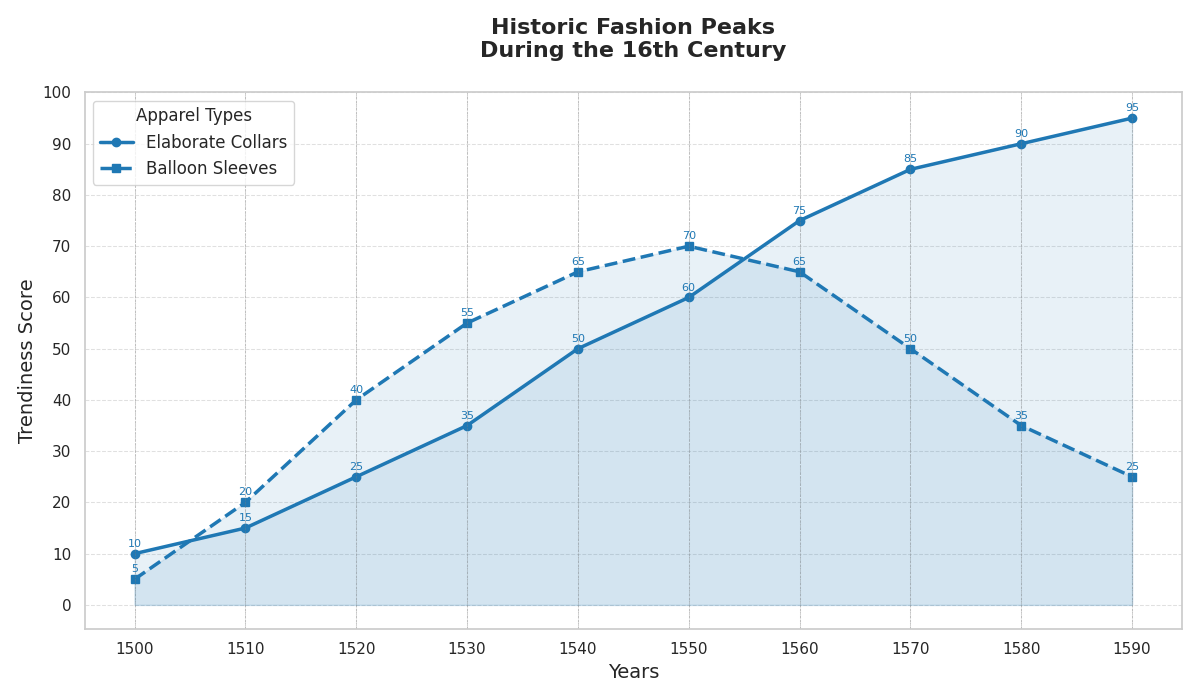

Write the Python code that produced this figure.
import matplotlib.pyplot as plt
import numpy as np

decades = np.arange(1500, 1600, 10)

ruff_collars = [10, 15, 25, 35, 50, 60, 75, 85, 90, 95]
puffed_sleeves = [5, 20, 40, 55, 65, 70, 65, 50, 35, 25]

fig, ax = plt.subplots(figsize=(12, 7))
single_color = '#1f78b4'

ax.plot(decades, ruff_collars, marker='o', linestyle='-', color=single_color, linewidth=2.5, label='Elaborate Collars')
ax.fill_between(decades, ruff_collars, color=single_color, alpha=0.1)

ax.plot(decades, puffed_sleeves, marker='s', linestyle='--', color=single_color, linewidth=2.5, label='Balloon Sleeves')
ax.fill_between(decades, puffed_sleeves, color=single_color, alpha=0.1)

for decade in decades:
    ax.axvline(x=decade, color='gray', linestyle='--', linewidth=0.5, alpha=0.5)

for i, (decade, rc, ps) in enumerate(zip(decades, ruff_collars, puffed_sleeves)):
    ax.annotate(str(rc), (decade, rc), textcoords="offset points", xytext=(0, 5), ha='center', fontsize=8, color=single_color)
    ax.annotate(str(ps), (decade, ps), textcoords="offset points", xytext=(0, 5), ha='center', fontsize=8, color=single_color)

ax.set_title('Historic Fashion Peaks\nDuring the 16th Century', fontsize=16, fontweight='bold', y=1.05)
ax.set_xlabel('Years', fontsize=14)
ax.set_ylabel('Trendiness Score', fontsize=14)
ax.set_xticks(decades)
ax.set_yticks(np.arange(0, 101, 10))
ax.grid(which='major', axis='both', linestyle='--', linewidth=0.75, alpha=0.6)

ax.legend(title='Apparel Types', loc='upper left', fontsize=12)

fig.tight_layout()
plt.show()
